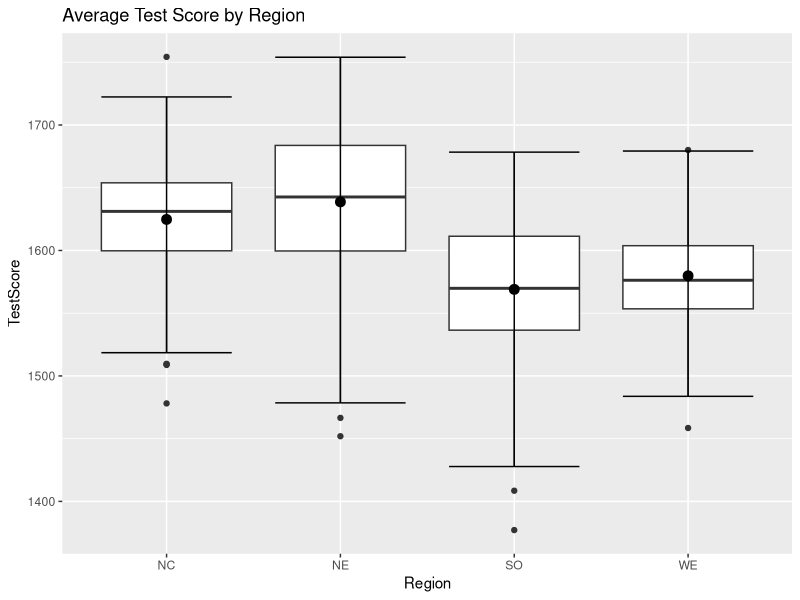
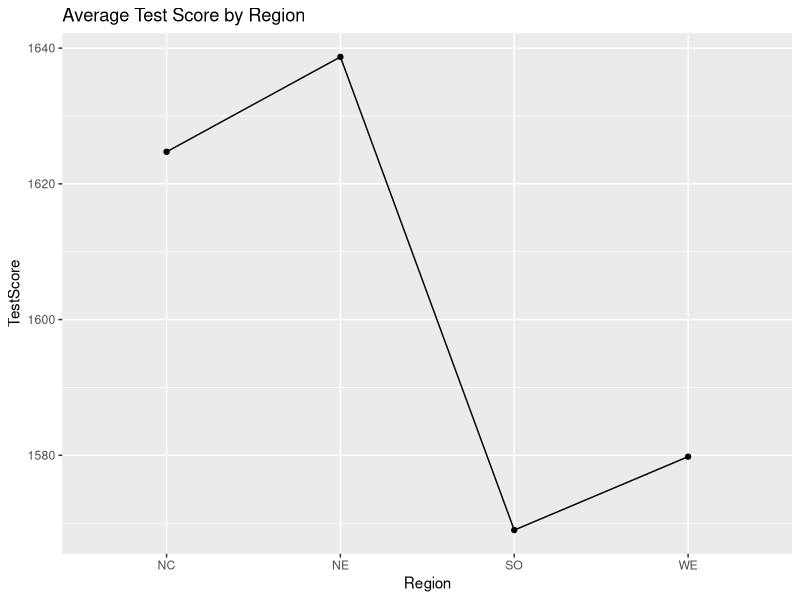
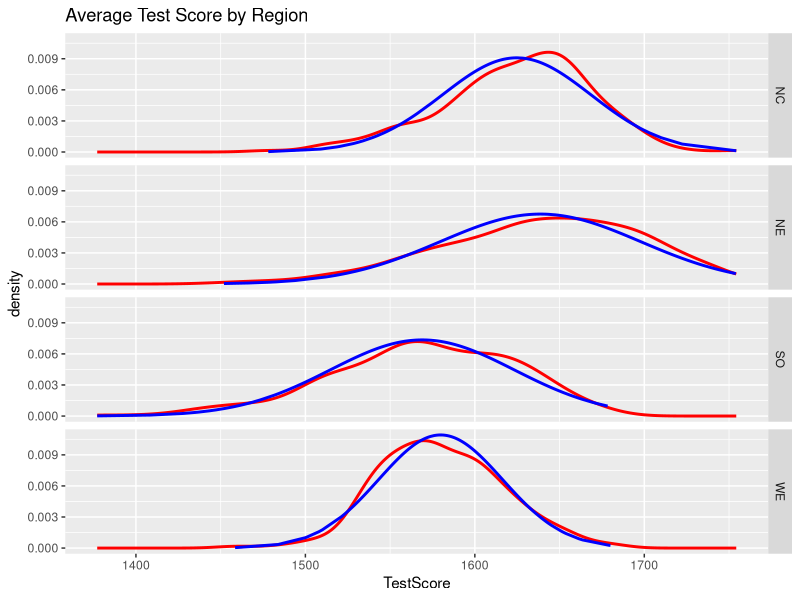
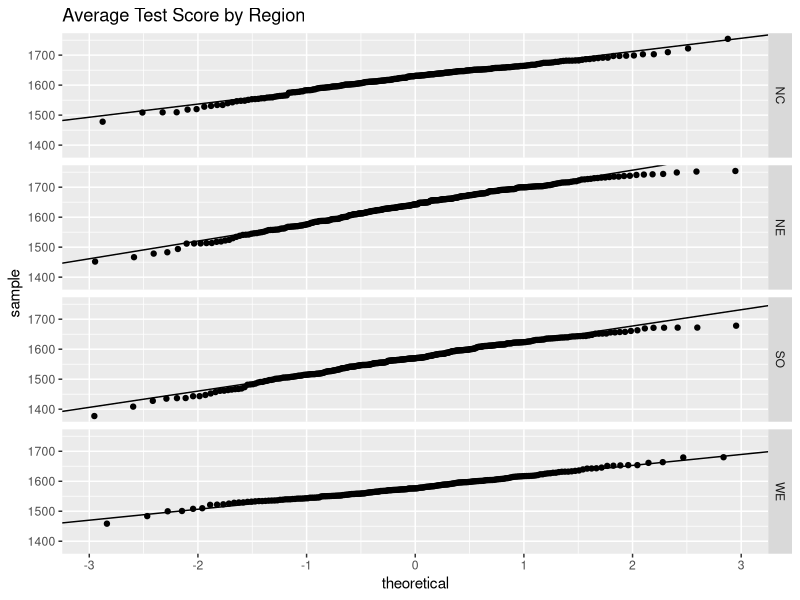

The R source for these figures, in order:
#####
# Jordan Mayer
# STAT 350
# Lab 07
# March 29, 2018
#####

# setup
setwd("W:/Courses Spring 2018/STAT 350/STAT 350 Labs/Lab 08")
  # set working directory
library(ggplot2)  # set up ggplot2 for plotting
graphics.off()  # close any open figures
USData <- read.table("US_Data.txt", header=TRUE, sep="\t")  # get US data
US_clean <- USData[complete.cases(USData),]  # clean US Data
US_NE <- subset(US_clean, Region == "NE") # subset for Northeast region only
US_NC <- subset(US_clean, Region == "NC") # subset for North Central region only
US_SO <- subset(US_clean, Region == "SO") # subset for South region only
US_WE <- subset(US_clean, Region == "WE") # subset for West region only

attach(US_clean)

### PART B ###
# data of interest: Average Test Score (TestScore) across regions of US (Region)
# create side-by-side boxplots and effects plot
title = "Average Test Score by Region"
# side-by-side boxplots
box <- ggplot(US_clean, aes(x=Region,y=TestScore))+
  geom_boxplot()+
  stat_boxplot(geom="errorbar")+
  stat_summary(fun.y=mean,col="black",geom="point",size=3)+
  ggtitle(title)
ggsave(box,filename="box.jpg",width=6,height=6)
# effects plot
effects <- ggplot(data=US_clean,aes(x=Region,y=TestScore))+
  stat_summary(fun.y=mean,geom="point")+
  stat_summary(fun.y=mean,geom="line",aes(group=1))+
  ggtitle(title)
ggsave(effects,filename="effects.jpg",width=6,height=6)


# display sample statistics
tapply(TestScore, Region, length)  # display sample sizes
tapply(TestScore, Region, mean)  # display sample means
tapply(TestScore, Region, sd)  # display sample standard deviations

# check normality via histograms
# calculate theoretical density curves
xbar <- tapply(TestScore, Region, mean)
sd <- tapply(TestScore, Region, sd)
detach(US_clean)
US_clean$normal.density <- apply(US_clean, 1, function(x) {
  dnorm(as.numeric(x["TestScore"]),
        xbar[x["Region"]], sd[x["Region"]])
})
# create histograms
hist <- ggplot(US_clean,aes(x=TestScore))+
  geom_histogram(aes(y=..density..),bins=sqrt(nrow(US_clean))+2,
                 fill="grey",col="black")+
  facet_grid(Region ~ .)+
  geom_density(col="red",lwd=1)+
  geom_line(aes(y=normal.density),col="blue",lwd=1)+
  ggtitle(title)
ggsave(hist,filename="hist.jpg",width=6,height=6)

# check normality via normal probability plots
US_clean$intercept <- apply(US_clean, 1, function(x){xbar[x["Region"]]})
US_clean$slope <- apply(US_clean, 1, function(x){sd[x["Region"]]})
# create normal probability plots
qq <- ggplot(US_clean,aes(sample=TestScore))+
  stat_qq()+
  facet_grid(Region ~ .)+
  geom_abline(data=US_clean,aes(intercept=intercept,slope=slope))+
  ggtitle(title)
ggsave(qq,filename="qq.jpg",width=6,height=6)

# perform ANOVA significance test
fit <- aov(TestScore ~ Region, data=US_clean)
summary(fit)

# perform multiple-comparison via Tukey procedure
test.Tukey <- TukeyHSD(fit, conf.level=0.999)
test.Tukey